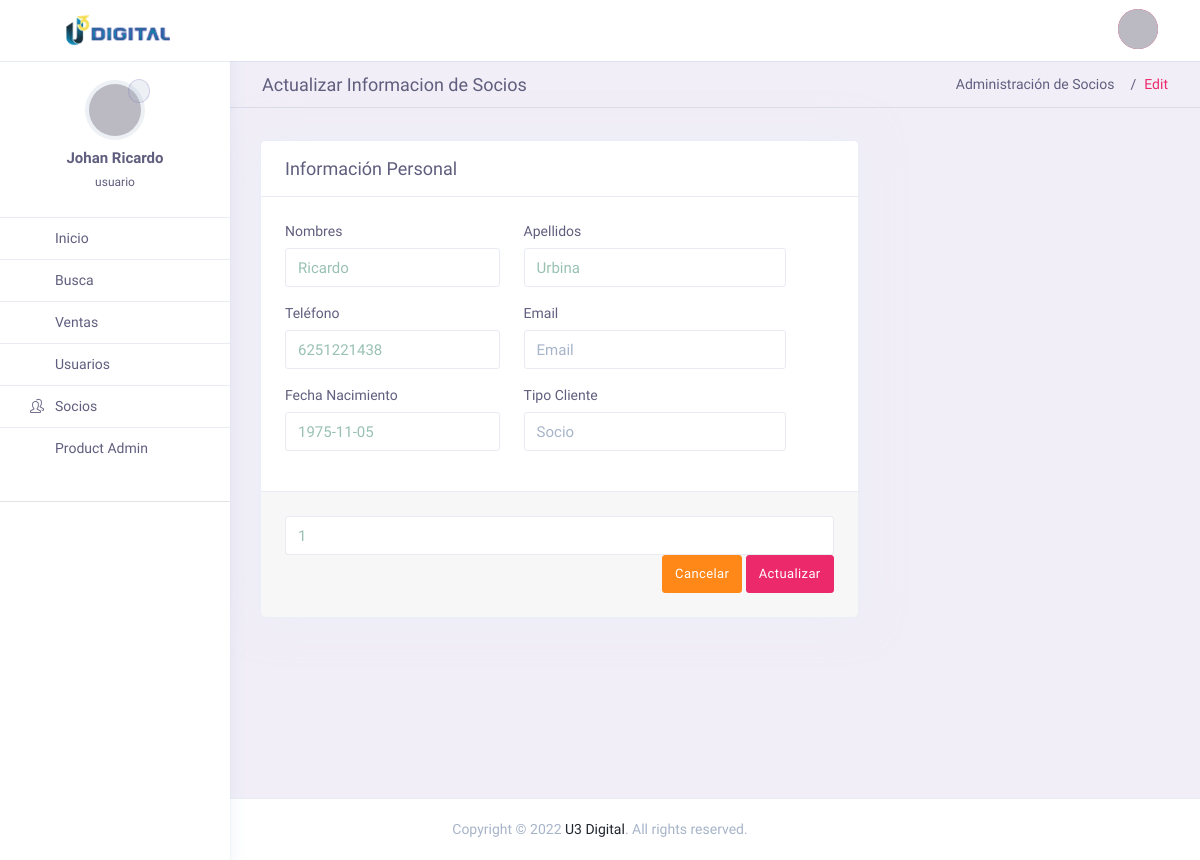
The page /admin/index.php?page=socioEdit&idEditar=1 (signed in) on the database its author committed.
### tables this page shows
CREATE TABLE `socios` (
  `idSocio` int NOT NULL,
  `nombres` varchar(50) NOT NULL,
  `apellidos` varchar(50) NOT NULL,
  `telefono` varchar(10) NOT NULL,
  `contacto` varchar(100) NOT NULL,
  `tipoSocio` int NOT NULL,
  `fechaNacimiento` date NOT NULL,
  `fechaRegistro` date NOT NULL,
  `fechaUltimoPago` datetime DEFAULT NULL
);

### admin/controller/themeController.php (called while the page is built)
<?php
class themeController {
    public function theme(){
        include "views/theme.php";
    }
}
?>

### admin/index.php (called while the page is built, shortened)
<?php
require_once "controller/themeController.php";
require_once "models/mdlSocios.php";
$theme = new themeController();
$theme -> theme();

### admin/models/conexion.php (called while the page is built)
<?php
class Conexion{
	public static function conectar(){
		$bd = "gym";
		$servername = "localhost";
		$username = "root";
		$password = "12345678";
		try {
		    $conn = new PDO("mysql:host=$servername;dbname=$bd", $username, $password);
		    $conn->setAttribute(PDO::ATTR_ERRMODE, PDO::ERRMODE_EXCEPTION);
		    }
		catch(PDOException $e)
		    {
		    echo '<script>alert("Connection failed: '.$e->getMessage().'");</script>';
		    }
		return $conn;
	}
}

### admin/models/mdlSocios.php (called while the page is built, shortened)
<?php
require_once "conexion.php";
class mdlSocios {
	public static function mdlBusca($usuario, $tabla){
		$stmt = Conexion::conectar()->prepare("SELECT * FROM $tabla WHERE idSocio = :id");
		$stmt->bindParam(":id", $usuario, PDO::PARAM_INT);
		$stmt -> execute();
		return $stmt -> fetch();
	}
}
?>

### admin/views/socioEdit.php (the view, shortened to what this page needs)
<?php
    $usuario = $_GET["idEditar"];
    $busca = mdlSocios::mdlBusca($usuario, "socios");
?>
<div class="page-header">
    <h4 class="page-title">Actualizar Informacion de Socios</h4>
    <ol class="breadcrumb">
        <li class="breadcrumb-item"><a href="index.php?page=userList">Administración de Socios</a></li>
        <li class="breadcrumb-item active" aria-current="page">Edit</li>
    </ol>
</div>
<div class="row ">
    <div class="col-lg-8">
        <form class="card" method="POST">
            <div class="card-header">
                <h3 class="card-title">Información Personal</h3>
            </div>
            <div class="card-body">
                <div class="row">
                <div class="col-sm-5 col-md-5">
                        <div class="form-group">
                            <label class="form-label">Nombres</label>
                            <input type="text" class="form-control" name="nombres" placeholder="Juan" value="<?php echo $busca['nombres']; ?>" >
                        </div>
                    </div>
                    <div class="col-sm-6 col-md-6">
                        <div class="form-group">
                            <label class="form-label">Apellidos</label>
                            <input type="text" class="form-control" name="apellidos" placeholder="Perez García" value="<?php echo $busca['apellidos']; ?>">
                        </div>
                    </div>
                    <div class="col-sm-6 col-md-5">
                        <div class="form-group">
                            <label class="form-label">Teléfono</label>
                            <input type="text" class="form-control" name="telefono" placeholder="6141234455" maxlength="10" value="<?php echo $busca['telefono']; ?>">
                        </div>
                    </div>
                    <div class="col-sm-6 col-md-6">
                        <div class="form-group">
                            <label class="form-label">Email</label>
                            <input type="email" class="form-control" name="email" placeholder="Email" value="<?php echo $busca['email']; ?>">
                        </div>
                    </div>
                    <div class="col-md-5">
                        <div class="form-group">
                            <label class="form-label">Fecha Nacimiento</label>
                            <input class="form-control fc-datepicker" placeholder="MM/DD/YYYY" type="text" name="fechaNacimiento" value="<?php echo $busca['fechaNacimiento']; ?>">
                        </div>
                    </div>
                    <div class="col-md-6">
                        <div class="form-group">
                            <label class="form-label">Tipo Cliente</label>
                            <select class="form-control custom-select select2" name="tipoSocio" >
                                <option <?php if ($busca['tipoSocio'] == "1") echo "selected"; ?> value="1">Socio</option>
                            </select>
                        </div>
                    </div>
                </div>
            </div>
            <div class="card-footer text-right">
                <input type="text" name="socioId" class="form-control" value="<?php echo $usuario; ?>" />
                <a href="index.php?page=userList"><button name="btnCancel" class="btn btn-warning">Cancelar</button></a>
                <button type="submit" name="btnActualiza" id="login" class="btn btn-primary">Actualizar</button>
            </div>
        </form>
    </div>
</div>

### admin/assets/css/admin-custom.css (style rules this page uses)
.app-content .page-header { margin: 0 -30px; padding: .75rem 2rem; margin-bottom: 2rem; border-bottom: 1px solid rgba(167, 180, 201, 0.3); background: 0 0; min-height: 0; }
.app-content .page-header .page-title { line-height: 0; }

### rows shown on the page
socios: nombres "Ricardo", apellidos "Urbina", telefono "6251221438", fechaNacimiento "1975-11-05", tipoSocio "Socio"

### other values the page prints
$_SESSION["nombre"] "Johan Ricardo"
$_SESSION["permisos"] "usuario"
